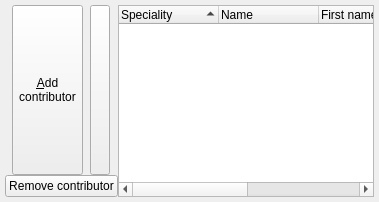
              <widget class="QWidget" name="tab_intervenants">
               <attribute name="title">
                <string>Contributors</string>
               </attribute>
               <layout class="QGridLayout" name="gridLayout_yo">
                <property name="leftMargin">
                 <number>5</number>
                </property>
                <property name="topMargin">
                 <number>5</number>
                </property>
                <property name="rightMargin">
                 <number>5</number>
                </property>
                <property name="bottomMargin">
                 <number>5</number>
                </property>
                <property name="spacing">
                 <number>0</number>
                </property>
                <item row="0" column="0">
                 <layout class="QGridLayout" name="layoutIntervenant_0">
                  <item row="2" column="0">
                   <widget class="QPushButton" name="pushButton_DelMedTTT">
                    <property name="font">
                     <font>
                      <pointsize>9</pointsize>
                     </font>
                    </property>
                    <property name="text">
                     <string>Remove contributor</string>
                    </property>
                   </widget>
                  </item>
                  <item row="0" column="0">
                   <layout class="QHBoxLayout" name="horizontalLayout_5">
                    <property name="spacing">
                     <number>0</number>
                    </property>
                    <item>
                     <widget class="QToolButton" name="pushButton_AddMedTTT">
                      <property name="sizePolicy">
                       <sizepolicy hsizetype="Fixed" vsizetype="Ignored">
                        <horstretch>0</horstretch>
                        <verstretch>0</verstretch>
                       </sizepolicy>
                      </property>
                      <property name="font">
                       <font>
                        <pointsize>9</pointsize>
                       </font>
                      </property>
                      <property name="text">
                       <string>&amp;Add
contributor</string>
                      </property>
                     </widget>
                    </item>
                    <item>
                     <widget class="QToolButton" name="pushButton_AddMedTTT_Fast">
                      <property name="sizePolicy">
                       <sizepolicy hsizetype="Minimum" vsizetype="Minimum">
                        <horstretch>0</horstretch>
                        <verstretch>0</verstretch>
                       </sizepolicy>
                      </property>
                      <property name="maximumSize">
                       <size>
                        <width>20</width>
                        <height>16777215</height>
                       </size>
                      </property>
                      <property name="toolTip">
                       <string>To add quickly a speciality (F7)</string>
                      </property>
                      <property name="text">
                       <string/>
                      </property>
                      <property name="shortcut">
                       <string>F7</string>
                      </property>
                     </widget>
                    </item>
                   </layout>
                  </item>
                 </layout>
                </item>
                <item row="0" column="1">
                 <widget class="QTreeWidget" name="listView_Praticiens">
                  <property name="sizePolicy">
                   <sizepolicy hsizetype="Expanding" vsizetype="Expanding">
                    <horstretch>0</horstretch>
                    <verstretch>0</verstretch>
                   </sizepolicy>
                  </property>
                  <property name="rootIsDecorated">
                   <bool>false</bool>
                  </property>
                  <property name="itemsExpandable">
                   <bool>true</bool>
                  </property>
                  <property name="sortingEnabled">
                   <bool>true</bool>
                  </property>
                  <column>
                   <property name="text">
                    <string>Speciality</string>
                   </property>
                   <property name="font">
                    <font>
                     <pointsize>9</pointsize>
                    </font>
                   </property>
                  </column>
                  <column>
                   <property name="text">
                    <string>Name</string>
                   </property>
                   <property name="font">
                    <font>
                     <pointsize>9</pointsize>
                    </font>
                   </property>
                  </column>
                  <column>
                   <property name="text">
                    <string>First name</string>
                   </property>
                   <property name="font">
                    <font>
                     <pointsize>9</pointsize>
                    </font>
                   </property>
                  </column>
                  <column>
                   <property name="text">
                    <string>As</string>
                   </property>
                   <property name="font">
                    <font>
                     <pointsize>9</pointsize>
                    </font>
                   </property>
                  </column>
                  <column>
                   <property name="text">
                    <string>ID</string>
                   </property>
                   <property name="font">
                    <font>
                     <pointsize>9</pointsize>
                    </font>
                   </property>
                  </column>
                 </widget>
                </item>
               </layout>
               <widget class="QSplitter" name="splitter_2">
                <property name="geometry">
                 <rect>
                  <x>165</x>
                  <y>1</y>
                  <width>16</width>
                  <height>0</height>
                 </rect>
                </property>
                <property name="orientation">
                 <enum>Qt::Vertical</enum>
                </property>
                <widget class="QSplitter" name="splitter">
                 <property name="orientation">
                  <enum>Qt::Vertical</enum>
                 </property>
                </widget>
               </widget>
              </widget>
